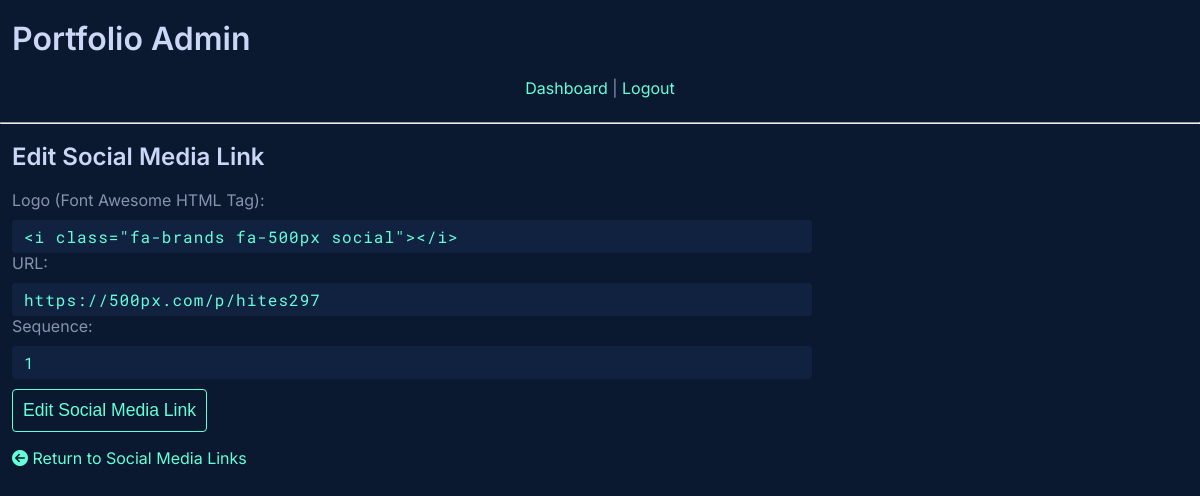
The page /admin/socialLinks_edit.php?id=5 (signed in) on the database its author committed.
### tables this page shows
CREATE TABLE `socialMedia` (
  `id` int(11) NOT NULL,
  `logo` varchar(250) NOT NULL,
  `url` varchar(100) NOT NULL,
  `sequence` int(11) NOT NULL
);

### admin/socialLinks_edit.php (the view, shortened to what this page needs)
<?php
include( 'includes/database.php' );
if( isset( $_GET['id'] ) )
{
  $query = 'SELECT *
    FROM socialMedia
    WHERE id = '.$_GET['id'].'
    LIMIT 1';
  $result = mysqli_query( $connect, $query );
  $record = mysqli_fetch_assoc( $result );
}
include( 'includes/header.php' );
?>
<h2>Edit Social Media Link</h2>
<form method="post">
<label for="logo">Logo (Font Awesome HTML Tag):</label>
  <input class="form-control" type="text" name="logo" id="sociallogo" value="<?php echo htmlentities( $record['logo'] ); ?>">
  <br>
  <label for="url">URL:</label>
  <input class="form-control" type="url" name="url" id="url" value="<?php echo htmlentities( $record['url'] ); ?>">
  <br>
  <label for="sequence">Sequence:</label>
  <input class="form-control" type="number" name="sequence" id="sequence" value="<?php echo htmlentities( $record['sequence'] ); ?>">
  <br>
  <input type="submit" value="Edit Social Media Link">
</form>
<p><a href="socialLinks.php"><i class="fas fa-arrow-circle-left"></i> Return to Social Media Links</a></p>
<?php
include( 'includes/footer.php' );
?>

### admin/styles.css (style rules this page uses)
:root { --green: #64ffda; --background: #0a192f; --dark-slate: #495670; }
html { box-sizing: border-box; width: 100%; scroll-behavior: smooth; }
*, *::before, *::after { box-sizing: inherit; }
body { margin: 0; background-color: var(--background); color: #8892b0; font-family: 'Inter', sans-serif; counter-reset: item section; height: 100%; animation: enablescroll 0.2 3s; }
h1, h2, h3, h4, h5, h6 { font-weight: 600; color: #ccd6f6; line-height: 1.1; }
p { margin-bottom: 24px; }
a { display: inline-block; }
a:link, a:active, a:hover, a:visited { text-decoration: none; color: var(--green); }
label { display: block; margin: 0 0 10px 0; text-align: left; }
input[type=submit] { border: 0; background-color: transparent ; color: var(--green); padding: 10px 10px; font-size: 110%; margin-top: 10px; border: 1px solid var(--green); border-radius: 4px; }
.form-control { width: 100%; color: var(--green); letter-spacing: 1px; border: none; border-radius: 4px; background-color: #112240; padding: 6px 12px; font-family: 'Roboto Mono', monospace; max-width: 800px; font-size: 1rem; }
.form-control::placeholder { color: #8892B0; }

### rows shown on the page
socialmedia: logo "<i class=\"fa-brands fa-500px social\"></i>", url "https://500px.com/p/hites297", sequence "1"
